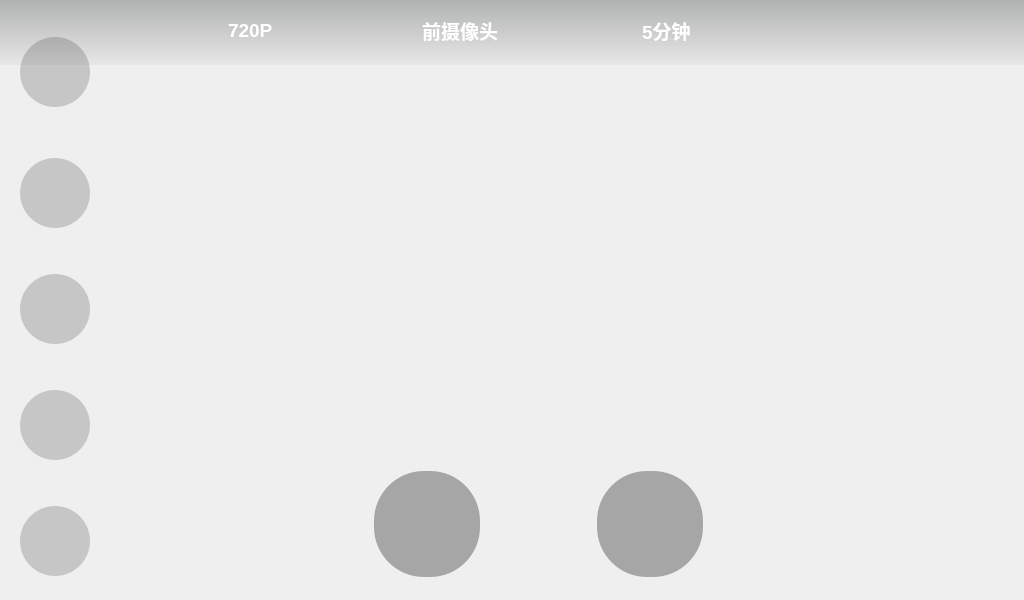
<?xml version="1.0" encoding="UTF-8"?>
<ui version="4.0">
 <class>CameraWindow</class>
 <widget class="QWidget" name="CameraWindow">
  <property name="geometry">
   <rect>
    <x>0</x>
    <y>0</y>
    <width>1024</width>
    <height>600</height>
   </rect>
  </property>
  <property name="minimumSize">
   <size>
    <width>1024</width>
    <height>600</height>
   </size>
  </property>
  <property name="maximumSize">
   <size>
    <width>1024</width>
    <height>600</height>
   </size>
  </property>
  <property name="windowTitle">
   <string>Form</string>
  </property>
  <property name="styleSheet">
   <string notr="true">color: rgba(255, 255, 255, 0);</string>
  </property>
  <widget class="QWidget" name="widget" native="true">
   <property name="geometry">
    <rect>
     <x>363</x>
     <y>459</y>
     <width>351</width>
     <height>131</height>
    </rect>
   </property>
   <property name="styleSheet">
    <string notr="true">background-color: rgba(255, 255, 255,0);
border:0px;</string>
   </property>
   <layout class="QHBoxLayout" name="horizontalLayout_4">
    <property name="spacing">
     <number>106</number>
    </property>
    <item>
     <widget class="QPushButton" name="recordButton">
      <property name="minimumSize">
       <size>
        <width>106</width>
        <height>106</height>
       </size>
      </property>
      <property name="maximumSize">
       <size>
        <width>106</width>
        <height>106</height>
       </size>
      </property>
      <property name="focusPolicy">
       <enum>Qt::NoFocus</enum>
      </property>
      <property name="styleSheet">
       <string notr="true">QPushButton{
background-color:rgb(30,30,30,90);
	image: url(:/images/cameraIcons/videoCamera_1.png);
border-radius:50px;
}

QPushButton:pressed{ 
	background-color:#1582C3;
}
QPushButton:release{ 
	background-color:rgb(30,30,30,10) ;
}</string>
      </property>
      <property name="text">
       <string/>
      </property>
     </widget>
    </item>
    <item>
     <widget class="QPushButton" name="takePhotoButton">
      <property name="minimumSize">
       <size>
        <width>106</width>
        <height>106</height>
       </size>
      </property>
      <property name="maximumSize">
       <size>
        <width>106</width>
        <height>106</height>
       </size>
      </property>
      <property name="focusPolicy">
       <enum>Qt::NoFocus</enum>
      </property>
      <property name="styleSheet">
       <string notr="true">QPushButton{
background-color:rgb(30,30,30,90);
	image: url(:/images/cameraIcons/photoCamera.png);
border-radius:50px;
}

QPushButton:pressed{ 
	background-color:#1582C3;
}
QPushButton:release{ 
	background-color:rgb(30,30,30,10) ;
}</string>
      </property>
      <property name="text">
       <string/>
      </property>
     </widget>
    </item>
   </layout>
  </widget>
  <widget class="QWidget" name="widget_2" native="true">
   <property name="geometry">
    <rect>
     <x>180</x>
     <y>4</y>
     <width>786</width>
     <height>54</height>
    </rect>
   </property>
   <property name="styleSheet">
    <string notr="true">background-color: rgba(255, 255, 255,0);
border:0px;</string>
   </property>
   <layout class="QHBoxLayout" name="horizontalLayout_7">
    <property name="spacing">
     <number>80</number>
    </property>
    <item>
     <layout class="QHBoxLayout" name="horizontalLayout_5">
      <property name="spacing">
       <number>5</number>
      </property>
      <item>
       <widget class="QLabel" name="resolutionPicLabel">
        <property name="minimumSize">
         <size>
          <width>40</width>
          <height>40</height>
         </size>
        </property>
        <property name="maximumSize">
         <size>
          <width>40</width>
          <height>40</height>
         </size>
        </property>
        <property name="styleSheet">
         <string notr="true">background-color: rgba(255, 255, 255,0);</string>
        </property>
        <property name="text">
         <string/>
        </property>
       </widget>
      </item>
      <item>
       <widget class="QLabel" name="resolutionTextLabel">
        <property name="minimumSize">
         <size>
          <width>70</width>
          <height>40</height>
         </size>
        </property>
        <property name="maximumSize">
         <size>
          <width>70</width>
          <height>40</height>
         </size>
        </property>
        <property name="styleSheet">
         <string notr="true">background-color: rgba(255, 255, 255,0);</string>
        </property>
        <property name="text">
         <string>&lt;html&gt;&lt;head/&gt;&lt;body&gt;&lt;p&gt;&lt;span style=&quot; font-size:14pt; font-weight:600; color:#ffffff;&quot;&gt;720P&lt;/span&gt;&lt;/p&gt;&lt;/body&gt;&lt;/html&gt;</string>
        </property>
       </widget>
      </item>
     </layout>
    </item>
    <item>
     <layout class="QHBoxLayout" name="horizontalLayout_6">
      <property name="spacing">
       <number>1</number>
      </property>
      <item>
       <widget class="QLabel" name="curCameraPicLabel">
        <property name="minimumSize">
         <size>
          <width>40</width>
          <height>40</height>
         </size>
        </property>
        <property name="maximumSize">
         <size>
          <width>40</width>
          <height>40</height>
         </size>
        </property>
        <property name="styleSheet">
         <string notr="true">image: url(:/images/cameraIcons/camera_2.png);
background-color: rgba(255, 255, 255,0);</string>
        </property>
        <property name="text">
         <string/>
        </property>
       </widget>
      </item>
      <item>
       <widget class="QLabel" name="curCameraTextLabel">
        <property name="minimumSize">
         <size>
          <width>92</width>
          <height>39</height>
         </size>
        </property>
        <property name="maximumSize">
         <size>
          <width>92</width>
          <height>39</height>
         </size>
        </property>
        <property name="styleSheet">
         <string notr="true">background-color: rgba(255, 255, 255,0);</string>
        </property>
        <property name="text">
         <string>&lt;html&gt;&lt;head/&gt;&lt;body&gt;&lt;p&gt;&lt;span style=&quot; font-size:14pt; font-weight:600; color:#ffffff;&quot;&gt;前摄像头&lt;/span&gt;&lt;/p&gt;&lt;/body&gt;&lt;/html&gt;</string>
        </property>
       </widget>
      </item>
     </layout>
    </item>
    <item>
     <layout class="QHBoxLayout" name="horizontalLayout_3">
      <property name="spacing">
       <number>5</number>
      </property>
      <item>
       <widget class="QLabel" name="recordTimePicLabel">
        <property name="minimumSize">
         <size>
          <width>40</width>
          <height>40</height>
         </size>
        </property>
        <property name="maximumSize">
         <size>
          <width>40</width>
          <height>40</height>
         </size>
        </property>
        <property name="styleSheet">
         <string notr="true">border-image: url(:/images/cameraIcons/clock.png);
background-color:rgba(255,255,255,0);</string>
        </property>
        <property name="text">
         <string/>
        </property>
       </widget>
      </item>
      <item>
       <widget class="QLabel" name="recordTimeTextLabel">
        <property name="minimumSize">
         <size>
          <width>70</width>
          <height>40</height>
         </size>
        </property>
        <property name="maximumSize">
         <size>
          <width>70</width>
          <height>40</height>
         </size>
        </property>
        <property name="styleSheet">
         <string notr="true">background-color: rgba(255, 255, 255,0);</string>
        </property>
        <property name="text">
         <string>&lt;html&gt;&lt;head/&gt;&lt;body&gt;&lt;p&gt;&lt;span style=&quot; font-size:14pt; font-weight:600; color:#ffffff;&quot;&gt;5分钟&lt;/span&gt;&lt;/p&gt;&lt;/body&gt;&lt;/html&gt;</string>
        </property>
       </widget>
      </item>
     </layout>
    </item>
    <item>
     <layout class="QHBoxLayout" name="horizontalLayout_2">
      <property name="spacing">
       <number>5</number>
      </property>
      <item>
       <widget class="QLabel" name="isRecordingMovieLabel">
        <property name="minimumSize">
         <size>
          <width>50</width>
          <height>50</height>
         </size>
        </property>
        <property name="maximumSize">
         <size>
          <width>50</width>
          <height>50</height>
         </size>
        </property>
        <property name="styleSheet">
         <string notr="true">background-color: rgba(255, 255, 255,0);</string>
        </property>
        <property name="text">
         <string/>
        </property>
       </widget>
      </item>
      <item>
       <widget class="QLabel" name="isRecordingInfoLabel">
        <property name="minimumSize">
         <size>
          <width>110</width>
          <height>50</height>
         </size>
        </property>
        <property name="maximumSize">
         <size>
          <width>110</width>
          <height>50</height>
         </size>
        </property>
        <property name="styleSheet">
         <string notr="true">background-color: rgba(255, 255, 255,0);</string>
        </property>
        <property name="text">
         <string/>
        </property>
       </widget>
      </item>
     </layout>
    </item>
   </layout>
  </widget>
  <widget class="QWidget" name="widget_4" native="true">
   <property name="geometry">
    <rect>
     <x>20</x>
     <y>30</y>
     <width>91</width>
     <height>552</height>
    </rect>
   </property>
   <property name="styleSheet">
    <string notr="true">background-color: rgba(255, 255, 255,0);
border:0px;</string>
   </property>
   <layout class="QVBoxLayout" name="verticalLayout">
    <property name="spacing">
     <number>39</number>
    </property>
    <item>
     <widget class="QPushButton" name="returnButton">
      <property name="minimumSize">
       <size>
        <width>70</width>
        <height>70</height>
       </size>
      </property>
      <property name="maximumSize">
       <size>
        <width>70</width>
        <height>70</height>
       </size>
      </property>
      <property name="focusPolicy">
       <enum>Qt::NoFocus</enum>
      </property>
      <property name="styleSheet">
       <string notr="true">QPushButton{
background-color:rgb(30,30,30,50);
	border-image: url(:/images/cameraIcons/leftArrow.png);
border-radius:35px;
}

QPushButton:pressed{ 
	background-color:#1582C3;
}
QPushButton:release{ 
	background-color:rgb(30,30,30,10) ;
}</string>
      </property>
      <property name="text">
       <string/>
      </property>
      <property name="iconSize">
       <size>
        <width>30</width>
        <height>30</height>
       </size>
      </property>
     </widget>
    </item>
    <item>
     <widget class="QPushButton" name="exchangeButton">
      <property name="minimumSize">
       <size>
        <width>70</width>
        <height>70</height>
       </size>
      </property>
      <property name="maximumSize">
       <size>
        <width>60</width>
        <height>60</height>
       </size>
      </property>
      <property name="focusPolicy">
       <enum>Qt::NoFocus</enum>
      </property>
      <property name="styleSheet">
       <string notr="true">QPushButton{
background-color:rgb(30,30,30,50);
	image: url(:/images/cameraIcons/exchange_2.png);
border-radius:35px;
}

QPushButton:pressed{ 
	background-color:#1582C3;
}
QPushButton:release{ 
	background-color:rgb(30,30,30,10) ;
}</string>
      </property>
      <property name="text">
       <string/>
      </property>
      <property name="iconSize">
       <size>
        <width>30</width>
        <height>30</height>
       </size>
      </property>
     </widget>
    </item>
    <item>
     <widget class="QPushButton" name="picFolderButton">
      <property name="minimumSize">
       <size>
        <width>70</width>
        <height>70</height>
       </size>
      </property>
      <property name="maximumSize">
       <size>
        <width>60</width>
        <height>60</height>
       </size>
      </property>
      <property name="focusPolicy">
       <enum>Qt::NoFocus</enum>
      </property>
      <property name="styleSheet">
       <string notr="true">QPushButton{
background-color:rgb(30,30,30,50);
image: url(:/images/cameraIcons/picFolder.png);
border-radius:35px;
}

QPushButton:pressed{ 
	background-color:#1582C3;
}
QPushButton:release{ 
	background-color:rgb(30,30,30,10) ;
}</string>
      </property>
      <property name="text">
       <string/>
      </property>
      <property name="iconSize">
       <size>
        <width>30</width>
        <height>30</height>
       </size>
      </property>
     </widget>
    </item>
    <item>
     <widget class="QPushButton" name="settingButton">
      <property name="minimumSize">
       <size>
        <width>70</width>
        <height>70</height>
       </size>
      </property>
      <property name="maximumSize">
       <size>
        <width>60</width>
        <height>60</height>
       </size>
      </property>
      <property name="focusPolicy">
       <enum>Qt::NoFocus</enum>
      </property>
      <property name="styleSheet">
       <string notr="true">QPushButton{
background-color:rgb(30,30,30,50);
image: url(:/images/cameraIcons/Settings.png);
border-radius:35px;
}

QPushButton:pressed{ 
	background-color:#1582C3;
}
QPushButton:release{ 
	background-color:rgb(30,30,30,10) ;
}</string>
      </property>
      <property name="text">
       <string/>
      </property>
      <property name="iconSize">
       <size>
        <width>16</width>
        <height>16</height>
       </size>
      </property>
     </widget>
    </item>
    <item>
     <widget class="QPushButton" name="lockButton">
      <property name="minimumSize">
       <size>
        <width>70</width>
        <height>70</height>
       </size>
      </property>
      <property name="maximumSize">
       <size>
        <width>60</width>
        <height>60</height>
       </size>
      </property>
      <property name="focusPolicy">
       <enum>Qt::NoFocus</enum>
      </property>
      <property name="styleSheet">
       <string notr="true">QPushButton{
background-color:rgb(30,30,30,50);
	image: url(:/images/cameraIcons/locked.png);
border-radius:35px;
}

QPushButton:pressed{ 
	background-color:#1582C3;
}
QPushButton:release{ 
	background-color:rgb(30,30,30,10) ;
}</string>
      </property>
      <property name="text">
       <string/>
      </property>
      <property name="iconSize">
       <size>
        <width>30</width>
        <height>30</height>
       </size>
      </property>
     </widget>
    </item>
   </layout>
  </widget>
  <widget class="QWidget" name="widget" native="true">
   <property name="geometry">
    <rect>
     <x>0</x>
     <y>0</y>
     <width>1024</width>
     <height>65</height>
    </rect>
   </property>
   <property name="minimumSize">
    <size>
     <width>1024</width>
     <height>65</height>
    </size>
   </property>
   <property name="maximumSize">
    <size>
     <width>1024</width>
     <height>65</height>
    </size>
   </property>
   <property name="styleSheet">
    <string notr="true">QWidget{
background-color: rgba(108, 108, 108 ,15);
	
	background-color: qlineargradient(spread:pad, x1:0, y1:0, x2:0, y2:1, stop:0 rgba(105,108,108, 120), stop:1 rgba(108,108,108, 15));
}</string>
   </property>
  </widget>
  <zorder>widget</zorder>
  <zorder>widget</zorder>
  <zorder>widget_2</zorder>
  <zorder>widget_4</zorder>
 </widget>
 <resources/>
 <connections/>
</ui>
